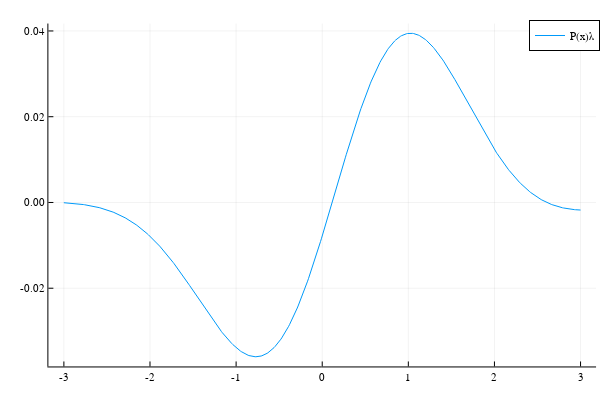

Write notebook code for a chart like this one.
### Code cell
domain = 3. * lbs[1]:.01:3. * ubs[1]
output = similar(domain)

for (i, x) in enumerate(domain)
    hsx = hsur([x], [0.])
    # output[i] = dot(eval_basis(polynomial, [x]), hsur.λ)
    output[i] = dot(eval_KxX(kernel, [x], X), hsur.d)
end

# plot(domain, [testfn([x]) for x in domain], label="testfn")
plot(domain, output, label="P(x)λ")
# scatter!(get_active_covariates(hsur)', get_active_observations(sur))

### Figure 1 — Plotly figure (JSON) as saved in the notebook; plotly's stock layout.template omitted (floating-point values rounded to 4 significant figures; data arrays with more than 128 entries replaced by an {"elided": "..."} marker saying what was removed)
{"data": [{"colorbar": {"len": 0.9525, "title": {"text": ""}, "x": 0.9934, "y": 0.5139}, "legendgroup": "P(x)λ", "line": {"color": "rgba(0, 154, 250, 1.000)", "dash": "solid", "shape": "linear", "width": 1}, "mode": "lines", "name": "P(x)λ", "showlegend": true, "type": "scatter", "x": {"elided": "601 float values"}, "xaxis": "x", "y": {"elided": "601 float values"}, "yaxis": "y"}], "layout": {"annotations": [], "height": 400, "legend": {"bgcolor": "rgba(255, 255, 255, 1.000)", "bordercolor": "rgba(0, 0, 0, 1)", "borderwidth": 1, "font": {"color": "rgba(0, 0, 0, 1)", "family": "sans-serif", "size": 11}, "title": {"font": {"color": "rgba(0, 0, 0, 1)", "family": "sans-serif", "size": 15}, "text": ""}, "tracegroupgap": 0, "traceorder": "normal", "x": 1, "xanchor": "auto", "y": 1, "yanchor": "auto"}, "margin": {"b": 20, "l": 0, "r": 0, "t": 20}, "paper_bgcolor": "rgba(255, 255, 255, 1.000)", "plot_bgcolor": "rgba(255, 255, 255, 1.000)", "showlegend": true, "width": 600, "xaxis": {"anchor": "y", "domain": [0.08064, 0.9934], "gridcolor": "rgba(0, 0, 0, 0.1)", "gridwidth": 0.5, "linecolor": "rgba(0, 0, 0, 1)", "mirror": false, "range": [-3.18, 3.18], "showgrid": true, "showline": true, "showticklabels": true, "tickangle": 0, "tickcolor": "rgb(0, 0, 0)", "tickfont": {"color": "rgba(0, 0, 0, 1)", "family": "sans-serif", "size": 11}, "tickmode": "array", "ticks": "inside", "ticktext": ["-3", "-2", "-1", "0", "1", "2", "3"], "tickvals": [-3, -2, -1, 0, 1, 2, 3], "title": {"font": {"color": "rgba(0, 0, 0, 1)", "family": "sans-serif", "size": 15}, "text": ""}, "type": "linear", "visible": true, "zeroline": false, "zerolinecolor": "rgba(0, 0, 0, 1)"}, "yaxis": {"anchor": "x", "domain": [0.03762, 0.9902], "gridcolor": "rgba(0, 0, 0, 0.1)", "gridwidth": 0.5, "linecolor": "rgba(0, 0, 0, 1)", "mirror": false, "range": [-0.03824, 0.04173], "showgrid": true, "showline": true, "showticklabels": true, "tickangle": 0, "tickcolor": "rgb(0, 0, 0)", "tickfont": {"color": "rgba(0, 0, 0, 1)", "family": "sans-serif", "size": 11}, "tickmode": "array", "ticks": "inside", "ticktext": ["-0.02", "0.00", "0.02", "0.04"], "tickvals": [-0.02, 0, 0.02, 0.04], "title": {"font": {"color": "rgba(0, 0, 0, 1)", "family": "sans-serif", "size": 15}, "text": ""}, "type": "linear", "visible": true, "zeroline": false, "zerolinecolor": "rgba(0, 0, 0, 1)"}}}
